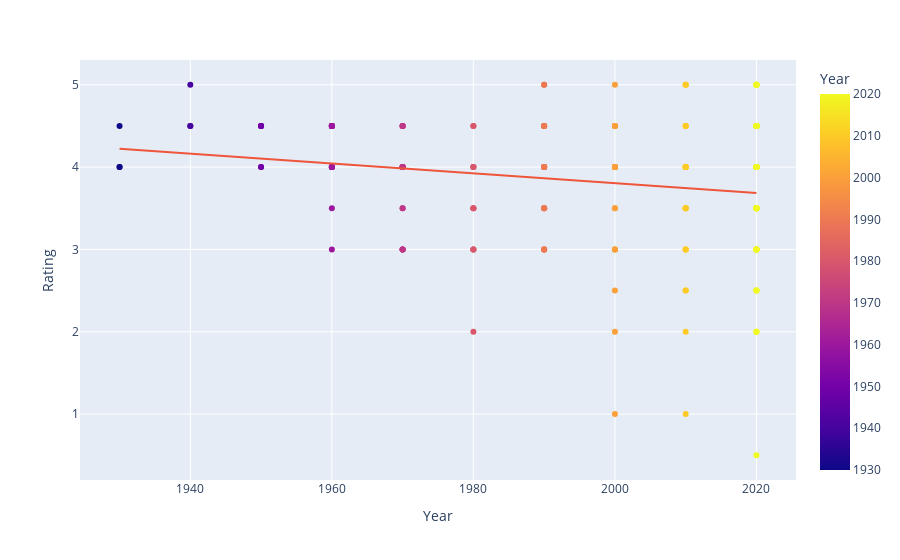

The code cell stored with this chart in its notebook:
### Code cell
px.scatter(films, x='Year', y='Rating', color='Year',trendline='ols')

### Figure 1 — Plotly figure (JSON) as saved in the notebook; plotly's stock layout.template omitted (floating-point values rounded to 4 significant figures; data arrays with more than 128 entries replaced by an {"elided": "..."} marker saying what was removed)
{"data": [{"hovertemplate": "Year=%{marker.color}<br>Rating=%{y}<extra></extra>", "legendgroup": "", "marker": {"color": {"elided": "197 int values"}, "coloraxis": "coloraxis", "symbol": "circle"}, "mode": "markers", "name": "", "orientation": "v", "showlegend": false, "type": "scatter", "x": {"elided": "197 int values"}, "xaxis": "x", "y": {"elided": "197 float values"}, "yaxis": "y"}, {"hovertemplate": "<b>OLS trendline</b><br>Rating = -0.00597209 * Year + 15.749<br>R<sup>2</sup>=0.034590<br><br>Year=%{x}<br>Rating=%{y} <b>(trend)</b><extra></extra>", "legendgroup": "", "marker": {"symbol": "circle"}, "mode": "lines", "name": "", "showlegend": false, "type": "scatter", "x": {"elided": "197 int values"}, "xaxis": "x", "y": {"elided": "197 float values"}, "yaxis": "y"}], "layout": {"coloraxis": {"colorbar": {"title": {"text": "Year"}}, "colorscale": [[0, "#0d0887"], [0.1111, "#46039f"], [0.2222, "#7201a8"], [0.3333, "#9c179e"], [0.4444, "#bd3786"], [0.5556, "#d8576b"], [0.6667, "#ed7953"], [0.7778, "#fb9f3a"], [0.8889, "#fdca26"], [1, "#f0f921"]]}, "legend": {"tracegroupgap": 0}, "margin": {"t": 60}, "xaxis": {"anchor": "y", "domain": [0, 1], "title": {"text": "Year"}}, "yaxis": {"anchor": "x", "domain": [0, 1], "title": {"text": "Rating"}}}}
